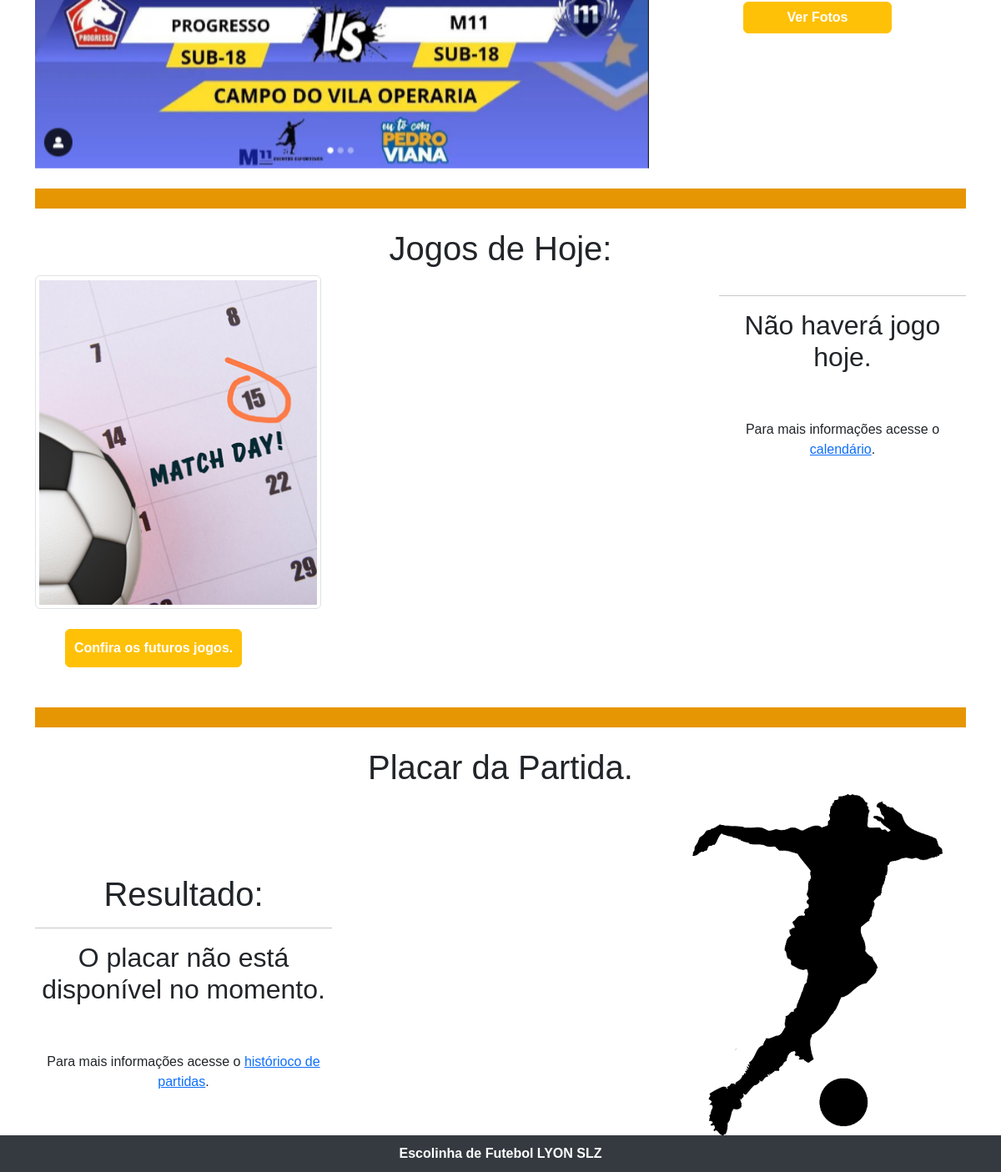
The page /noticiais.php (lower part) on the database as committed earlier.
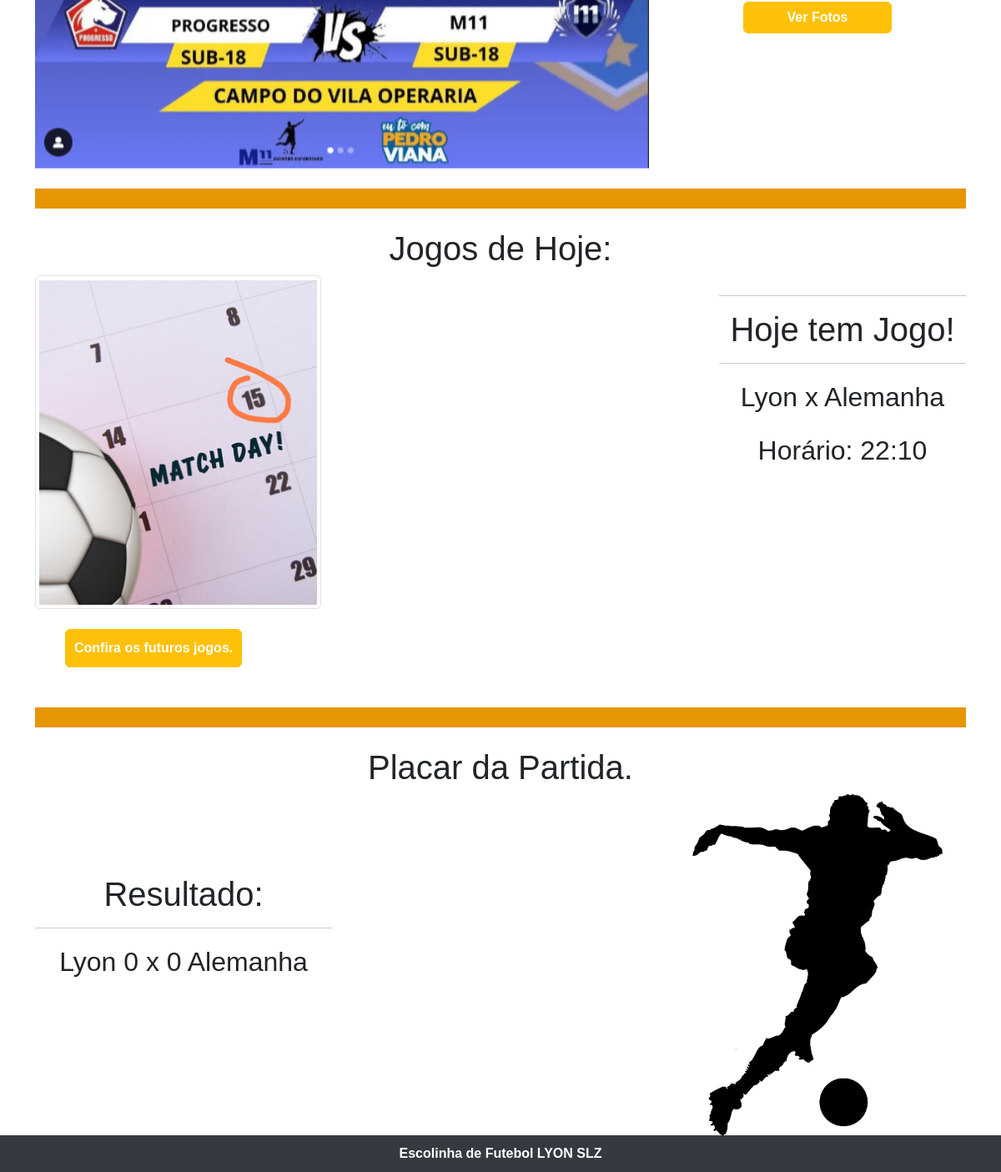
The same page on the database as committed later.
### tables this page shows
CREATE TABLE `tblpartidass` (
  `id` int(11) UNSIGNED NOT NULL,
  `localidade` varchar(255) NOT NULL,
  `adversario` varchar(255) DEFAULT NULL,
  `id_campeonato` int(10) UNSIGNED NOT NULL,
  `data_partida` date NOT NULL,
  `link_fotos` varchar(255) NOT NULL,
  `horario` time(6) NOT NULL,
  `gols_lyon` int(11) NOT NULL,
  `gols_adv` int(11) NOT NULL
);

### noticiais.php (the view, shortened to what this page needs)
<?php
include('db/conexao.php');
$sql = $pdo->prepare("SELECT * FROM tblpartidass");
$sql->execute();
$dados = $sql->fetchAll();
?>
<!DOCTYPE html>
<html lang="pt-br">
<head>
  <link href="https://cdn.jsdelivr.net/npm/bootstrap@5.3.0/dist/css/bootstrap.min.css" rel="stylesheet">
  <link rel="stylesheet" href="css/navHamburguer.css">
  <link rel="stylesheet" href="fonts/fontawesome/css/all.min.css">
  <link rel="stylesheet" href="css/timeANDescudo.css">
  <link rel="stylesheet" href="lyon.jpg">
</head>
<body>
  <div class="container">
    <div class="row mt-4 mb-4">
      <div class="col-lg-8">
        <div id="carouselExampleCaptions" class="carousel slide" data-bs-ride="false">
          <div class="carousel-inner">
            <div class="carousel-item active">
              <div class="fotoAlterada">
                <?php include('admin/include/fotoNoticia.php') ?>
              </div>
              <div class="carousel-caption d-none d-md-block">
              </div>
            </div>
          </div>
        </div>
      </div>
      <?php
      include('admin/include/accordion.php') ?>
    </div>
    <div class="barra"></div>
    <h1 style='text-align: center;' class='barra mt-4'>Jogos de Hoje:</h1>
    <div class="row">
      <div class="col-lg-4" id="calendar">
        <img src="img/imagens/matchCalendar.PNG" loading="lazy" id="img-calendar" class="img-thumbnail img-fluid" alt="imafem de um calendário">
        <a href="calendarioAdmin.php" id="btn-jogos" class="btn btn-warning mt-4">Confira os futuros jogos.</a>
      </div>
      <div class="col-lg-4">
      </div>
      <div class="col-lg-4">
        <div class="mt-4" id="jogosToday">
          <?php
          $cont = 0;
          echo "<hr>";
          $dataAtual = date("Y-m-d");
          if (count($dados) > 0) {
            foreach ($dados as $chaves => $valor) {
              if ($valor['data_partida'] == $dataAtual) {
                $cont += 1;
                if ($cont == 1) {
                  echo "<h1>Hoje tem Jogo!</h1>";
                }
                echo "<hr>";
                echo "<p class='fs-2 mt-3'> Lyon x " . $valor['adversario'] . "</p>";
                echo "<p class='fs-2 mt-3'>Horário: " . date("H:i", strtotime($valor['horario'])) . "</p>";
              }
            }
          }
          if ($cont == 0) {
            echo "<h2>Não haverá jogo hoje.</h2><br><br>";
            echo "<p>Para mais informações acesse o <a href='calendario.php'>calendário</a>.</p>";
          }
          ?>
        </div>
      </div>
      <div class="col-lg-4 mt-0">
      </div>
    </div>
    <div class="barra mt-4"></div>
    <h1 style='text-align: center;' class='barra mt-4'>Placar da Partida.</h1>
    <div class="row">
      <div class="col-lg-4">
        <div class="placar">
          <?php
          $count = 0;
          echo "<br><br><br>";
          echo "<h1 class='mt-4'>Resultado: </h1>";
          if (count($dados) > 0) {
            foreach ($dados as $chaves => $valor) {
              if ($valor['data_partida'] == $dataAtual) {
                $count = 1;
                echo "<hr>";
                echo "<div class='placar'>
                  <p class='fs-2 mt-3'> Lyon " . $valor['gols_lyon'] . " x " . $valor['gols_adv'] . " " . $valor['adversario'] . " </p>
                </div>";
              }
            }
          }
          if ($count == 0) {
            echo "<hr>";
            echo "<h2 style='text-align: center'>O placar não está disponível no momento.</h2><br>";
            echo "<p style='text-align:center' class='mt-4'>Para mais informações acesse o <a href='historicoPartidas.php'>histórioco de partidas</a>.</p>";
          }
          ?>
        </div>
      </div>
      <div class="col-lg-4">
      </div>
      <div class="col-lg-4">
        <div class="placar">
          <img src="img/imagens/imagem10.png" loading="lazy" class="img-fluid" alt="">
        </div>
      </div>
    </div>
  </div>
  <footer>
    <p class="mb-0">Escolinha de Futebol LYON SLZ</p>
  </footer>
</body>
</html>

Rows that differ between the two databases and show on the page:
added tblpartidass: adversario "Alemanha", horario "22:10", gols_lyon "0", gols_adv "0"
Other text that changed with them:
text no longer shown: "Não haverá jogo hoje. Para mais informações acesse o calendário . O placar não está disponível no momento. Para mais informações acesse o histórioco de partidas ."
